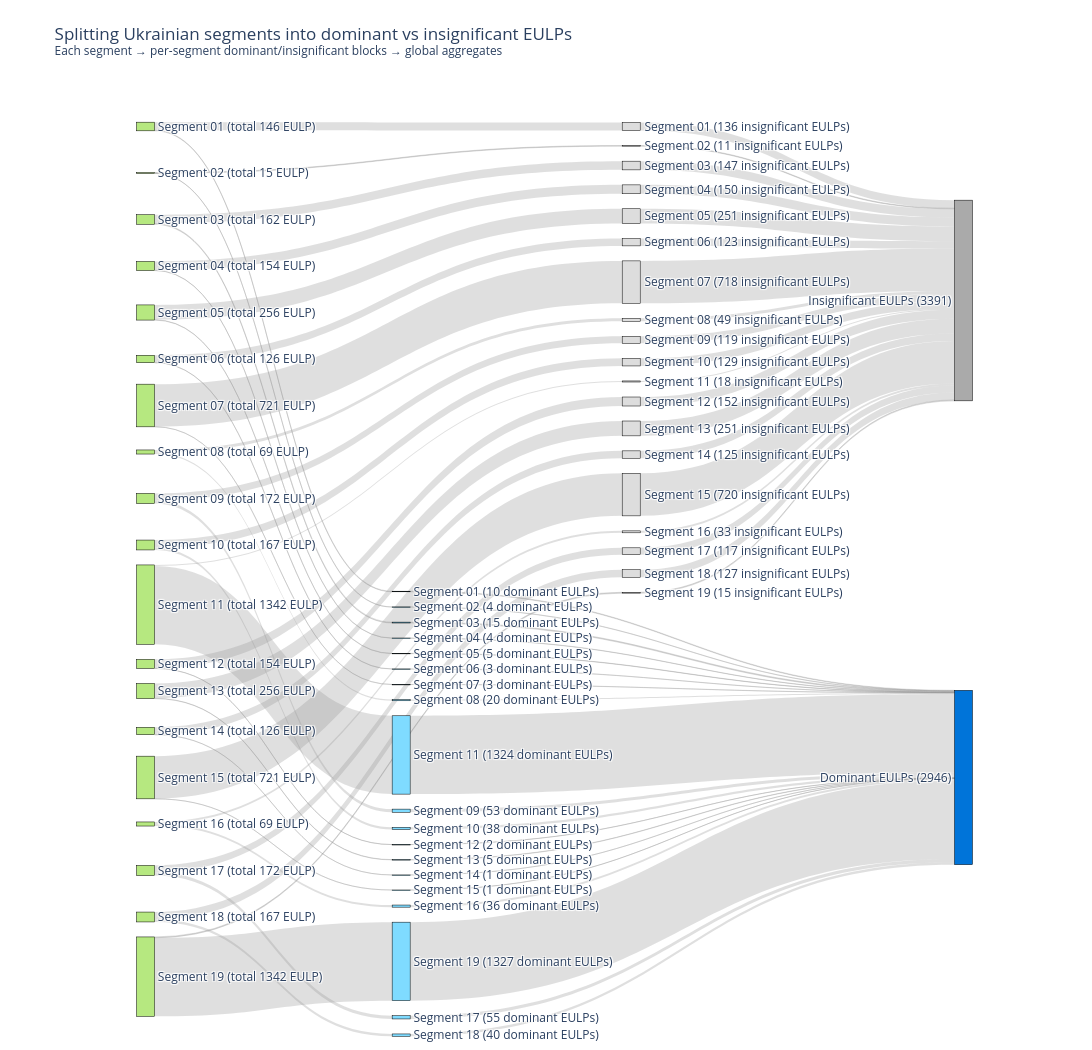

Here is the notebook cell this chart was saved with:
### Code cell
import plotly.graph_objects as go

# -------------------------------------------
# 1. Ukrainian segments and EULP statistics
# -------------------------------------------

ua_segment_labels = [
    "Segment 01",
    "Segment 02",
    "Segment 03",
    "Segment 04",
    "Segment 05",
    "Segment 06",
    "Segment 07",
    "Segment 08",
    "Segment 09",
    "Segment 10",
    "Segment 11",
    "Segment 12",
    "Segment 13",
    "Segment 14",
    "Segment 15",
    "Segment 16",
    "Segment 17",
    "Segment 18",
    "Segment 19",
]

# Total linked EULP per segment (from first Sankey)
total_eulp_counts = [
    146, 15, 162, 154, 256,
    126, 721, 69, 172, 167,
    1342, 154, 256, 126, 721,
    69, 172, 167, 1342
]

# EULP with non-zero / dominant weights per segment
nonzero_eulp_counts = [
    10, 4, 15, 4, 5,
    3, 3, 20, 53, 38,
    1324, 2, 5, 1, 1,
    36, 55, 40, 1327
]

assert len(ua_segment_labels) == 19
assert len(total_eulp_counts) == 19
assert len(nonzero_eulp_counts) == 19

# EULP with zero / insignificant weights per segment
zero_eulp_counts = [
    total - nz for total, nz in zip(total_eulp_counts, nonzero_eulp_counts)
]

total_nonzero = sum(nonzero_eulp_counts)  # dominant EULPs
total_zero    = sum(zero_eulp_counts)     # insignificant EULPs
total_all     = sum(total_eulp_counts)    # 6,337 EULP

# ---------------------------
# 2. Nodes
# ---------------------------

n_segments = len(ua_segment_labels)

# 0..18 – segment nodes (left)
segment_node_labels = [
    f"{lbl}\n(total {cnt} EULP)"
    for lbl, cnt in zip(ua_segment_labels, total_eulp_counts)
]

# 19..37 – per-segment dominant (non-zero) nodes (middle, bottom group)
segment_nonzero_labels = [
    f"{lbl}\n({cnt} dominant EULPs)"
    for lbl, cnt in zip(ua_segment_labels, nonzero_eulp_counts)
]

# 38..56 – per-segment insignificant (zero / near-zero) nodes (middle, top group)
segment_zero_labels = [
    f"{lbl}\n({cnt} insignificant EULPs)"
    for lbl, cnt in zip(ua_segment_labels, zero_eulp_counts)
]

# 57..58 – aggregate nodes on the right
# 57 – bottom (dominant), 58 – top (insignificant)
aggregate_labels = [
    f"Dominant EULPs\n({total_nonzero})",       # 57 – bottom
    f"Insignificant EULPs\n({total_zero})",     # 58 – top
]

node_labels = (
    segment_node_labels +
    segment_nonzero_labels +
    segment_zero_labels +
    aggregate_labels
)

# customdata for hover
node_customdata = []

# Left segment nodes
for lbl, total, nz, z in zip(
    ua_segment_labels, total_eulp_counts,
    nonzero_eulp_counts, zero_eulp_counts
):
    node_customdata.append(
        f"{lbl}\n"
        f"Total linked EULP: {total:,d}\n"
        f"Dominant EULPs (non-zero / high weight): {nz:,d}\n"
        f"Insignificant EULPs (zero / near-zero weight): {z:,d}"
    )

# Middle dominant nodes
for lbl, nz in zip(ua_segment_labels, nonzero_eulp_counts):
    node_customdata.append(
        f"{lbl} – dominant EULPs\n"
        f"Non-zero / high-weight profiles that form ~98% of the segment mass\n"
        f"Count: {nz:,d}"
    )

# Middle insignificant nodes
for lbl, z in zip(ua_segment_labels, zero_eulp_counts):
    node_customdata.append(
        f"{lbl} – insignificant EULPs\n"
        f"Zero or near-zero weight profiles (~2% of the segment mass)\n"
        f"Count: {z:,d}"
    )

# Aggregate nodes
node_customdata.append(
    "Dominant EULPs across all segments\n"
    f"Total: {total_nonzero:,d} out of {total_all:,d} linked EULPs"
)
node_customdata.append(
    "Insignificant EULPs across all segments\n"
    f"Total: {total_zero:,d} out of {total_all:,d} linked EULPs"
)

# Colors
node_colors = (
    ["#B6E880"] * n_segments +       # left segments
    ["#7FDBFF"] * n_segments +       # middle dominant (bottom group)
    ["#DDDDDD"] * n_segments +       # middle insignificant (top group)
    ["#0074D9", "#AAAAAA"]           # right aggregates
)

# ---------------------------
# 3. Node positions (x, y)
# ---------------------------

# X-positions
segment_x = 0.03   # left column
nonzero_x = 0.33   # middle bottom
zero_x    = 0.60   # middle top
agg_x     = 0.99   # right column

# Left column: segments spread from top to bottom
step_left = 1.0 / (n_segments + 1)
segment_y_left = [(i + 1) * step_left for i in range(n_segments)]

# Middle top group: insignificant EULP (upper band ~0.05–0.40)
zero_start, zero_end = 0.05, 0.40
zero_step = (zero_end - zero_start) / (n_segments - 1)
zero_y_mid = [zero_start + i * zero_step for i in range(n_segments)]

# Middle bottom group: dominant EULP (lower band ~0.55–0.85)
nz_start, nz_end = 0.55, 0.85
nz_step = (nz_end - nz_start) / (n_segments - 1)
nonzero_y_mid = [nz_start + i * nz_step for i in range(n_segments)]

node_x = []
node_y = []

# segments (0..18)
for y in segment_y_left:
    node_x.append(segment_x)
    node_y.append(y)

# per-segment dominant nodes (19..37) – bottom group
for y in nonzero_y_mid:
    node_x.append(nonzero_x)
    node_y.append(y)

# per-segment insignificant nodes (38..56) – top group
for y in zero_y_mid:
    node_x.append(zero_x)
    node_y.append(y)

# aggregate nodes (57..58): dominant bottom, insignificant top
node_x += [agg_x, agg_x]
node_y += [0.75, 0.25]

# ---------------------------
# 4. Links
# ---------------------------

link_sources = []
link_targets = []
link_values  = []
link_custom  = []

nonzero_agg_idx = 3 * n_segments      # 57
zero_agg_idx    = 3 * n_segments + 1  # 58

for i, (lbl, nz, z) in enumerate(
    zip(ua_segment_labels, nonzero_eulp_counts, zero_eulp_counts)
):
    seg_idx = i
    nz_idx  = n_segments + i          # 19..37
    z_idx   = 2 * n_segments + i      # 38..56

    # Segment -> its dominant node (bottom middle)
    link_sources.append(seg_idx)
    link_targets.append(nz_idx)
    link_values.append(nz)
    link_custom.append(f"{lbl}: {nz:,d} dominant EULPs")

    # Segment -> its insignificant node (top middle)
    link_sources.append(seg_idx)
    link_targets.append(z_idx)
    link_values.append(z)
    link_custom.append(f"{lbl}: {z:,d} insignificant EULPs")

    # Dominant node -> aggregate dominant (bottom right)
    link_sources.append(nz_idx)
    link_targets.append(nonzero_agg_idx)
    link_values.append(nz)
    link_custom.append(f"{lbl} dominant EULPs flowing to aggregate node")

    # Insignificant node -> aggregate insignificant (top right)
    link_sources.append(z_idx)
    link_targets.append(zero_agg_idx)
    link_values.append(z)
    link_custom.append(f"{lbl} insignificant EULPs flowing to aggregate node")

link_colors = ["rgba(150,150,150,0.30)"] * len(link_values)

# ---------------------------
# 5. Build Sankey
# ---------------------------

fig = go.Figure(
    data=[
        go.Sankey(
            arrangement="snap",
            node=dict(
                pad=15,
                thickness=18,
                line=dict(color="black", width=0.5),
                label=node_labels,
                color=node_colors,
                customdata=node_customdata,
                hovertemplate="%{customdata}<extra></extra>",
                x=node_x,
                y=node_y,
            ),
            link=dict(
                source=link_sources,
                target=link_targets,
                value=link_values,
                color=link_colors,
                customdata=link_custom,
                hovertemplate="%{customdata}<br>"
                              "EULP count: %{value:,.0f}<extra></extra>",
            ),
        )
    ]
)

fig.update_layout(
    title_text=(
        "Splitting Ukrainian segments into dominant vs insignificant EULPs<br>"
        "<sup>Each segment → per-segment dominant/insignificant blocks → global aggregates</sup>"
    ),
    font=dict(size=12),
    width=1150,
    height=1050,
    margin=dict(l=120, r=120, t=80, b=40),
)

fig.show()

### Figure 1 — Plotly figure (JSON) as saved in the notebook; plotly's stock layout.template omitted (floating-point values rounded to 4 significant figures)
{"data": [{"arrangement": "snap", "link": {"color": ["rgba(150,150,150,0.30)", "rgba(150,150,150,0.30)", "rgba(150,150,150,0.30)", "rgba(150,150,150,0.30)", "rgba(150,150,150,0.30)", "rgba(150,150,150,0.30)", "rgba(150,150,150,0.30)", "rgba(150,150,150,0.30)", "rgba(150,150,150,0.30)", "rgba(150,150,150,0.30)", "rgba(150,150,150,0.30)", "rgba(150,150,150,0.30)", "rgba(150,150,150,0.30)", "rgba(150,150,150,0.30)", "rgba(150,150,150,0.30)", "rgba(150,150,150,0.30)", "rgba(150,150,150,0.30)", "rgba(150,150,150,0.30)", "rgba(150,150,150,0.30)", "rgba(150,150,150,0.30)", "rgba(150,150,150,0.30)", "rgba(150,150,150,0.30)", "rgba(150,150,150,0.30)", "rgba(150,150,150,0.30)", "rgba(150,150,150,0.30)", "rgba(150,150,150,0.30)", "rgba(150,150,150,0.30)", "rgba(150,150,150,0.30)", "rgba(150,150,150,0.30)", "rgba(150,150,150,0.30)", "rgba(150,150,150,0.30)", "rgba(150,150,150,0.30)", "rgba(150,150,150,0.30)", "rgba(150,150,150,0.30)", "rgba(150,150,150,0.30)", "rgba(150,150,150,0.30)", "rgba(150,150,150,0.30)", "rgba(150,150,150,0.30)", "rgba(150,150,150,0.30)", "rgba(150,150,150,0.30)", "rgba(150,150,150,0.30)", "rgba(150,150,150,0.30)", "rgba(150,150,150,0.30)", "rgba(150,150,150,0.30)", "rgba(150,150,150,0.30)", "rgba(150,150,150,0.30)", "rgba(150,150,150,0.30)", "rgba(150,150,150,0.30)", "rgba(150,150,150,0.30)", "rgba(150,150,150,0.30)", "rgba(150,150,150,0.30)", "rgba(150,150,150,0.30)", "rgba(150,150,150,0.30)", "rgba(150,150,150,0.30)", "rgba(150,150,150,0.30)", "rgba(150,150,150,0.30)", "rgba(150,150,150,0.30)", "rgba(150,150,150,0.30)", "rgba(150,150,150,0.30)", "rgba(150,150,150,0.30)", "rgba(150,150,150,0.30)", "rgba(150,150,150,0.30)", "rgba(150,150,150,0.30)", "rgba(150,150,150,0.30)", "rgba(150,150,150,0.30)", "rgba(150,150,150,0.30)", "rgba(150,150,150,0.30)", "rgba(150,150,150,0.30)", "rgba(150,150,150,0.30)", "rgba(150,150,150,0.30)", "rgba(150,150,150,0.30)", "rgba(150,150,150,0.30)", "rgba(150,150,150,0.30)", "rgba(150,150,150,0.30)", "rgba(150,150,150,0.30)", "rgba(150,150,150,0.30)"], "customdata": ["Segment 01: 10 dominant EULPs", "Segment 01: 136 insignificant EULPs", "Segment 01 dominant EULPs flowing to aggregate node", "Segment 01 insignificant EULPs flowing to aggregate node", "Segment 02: 4 dominant EULPs", "Segment 02: 11 insignificant EULPs", "Segment 02 dominant EULPs flowing to aggregate node", "Segment 02 insignificant EULPs flowing to aggregate node", "Segment 03: 15 dominant EULPs", "Segment 03: 147 insignificant EULPs", "Segment 03 dominant EULPs flowing to aggregate node", "Segment 03 insignificant EULPs flowing to aggregate node", "Segment 04: 4 dominant EULPs", "Segment 04: 150 insignificant EULPs", "Segment 04 dominant EULPs flowing to aggregate node", "Segment 04 insignificant EULPs flowing to aggregate node", "Segment 05: 5 dominant EULPs", "Segment 05: 251 insignificant EULPs", "Segment 05 dominant EULPs flowing to aggregate node", "Segment 05 insignificant EULPs flowing to aggregate node", "Segment 06: 3 dominant EULPs", "Segment 06: 123 insignificant EULPs", "Segment 06 dominant EULPs flowing to aggregate node", "Segment 06 insignificant EULPs flowing to aggregate node", "Segment 07: 3 dominant EULPs", "Segment 07: 718 insignificant EULPs", "Segment 07 dominant EULPs flowing to aggregate node", "Segment 07 insignificant EULPs flowing to aggregate node", "Segment 08: 20 dominant EULPs", "Segment 08: 49 insignificant EULPs", "Segment 08 dominant EULPs flowing to aggregate node", "Segment 08 insignificant EULPs flowing to aggregate node", "Segment 09: 53 dominant EULPs", "Segment 09: 119 insignificant EULPs", "Segment 09 dominant EULPs flowing to aggregate node", "Segment 09 insignificant EULPs flowing to aggregate node", "Segment 10: 38 dominant EULPs", "Segment 10: 129 insignificant EULPs", "Segment 10 dominant EULPs flowing to aggregate node", "Segment 10 insignificant EULPs flowing to aggregate node", "Segment 11: 1,324 dominant EULPs", "Segment 11: 18 insignificant EULPs", "Segment 11 dominant EULPs flowing to aggregate node", "Segment 11 insignificant EULPs flowing to aggregate node", "Segment 12: 2 dominant EULPs", "Segment 12: 152 insignificant EULPs", "Segment 12 dominant EULPs flowing to aggregate node", "Segment 12 insignificant EULPs flowing to aggregate node", "Segment 13: 5 dominant EULPs", "Segment 13: 251 insignificant EULPs", "Segment 13 dominant EULPs flowing to aggregate node", "Segment 13 insignificant EULPs flowing to aggregate node", "Segment 14: 1 dominant EULPs", "Segment 14: 125 insignificant EULPs", "Segment 14 dominant EULPs flowing to aggregate node", "Segment 14 insignificant EULPs flowing to aggregate node", "Segment 15: 1 dominant EULPs", "Segment 15: 720 insignificant EULPs", "Segment 15 dominant EULPs flowing to aggregate node", "Segment 15 insignificant EULPs flowing to aggregate node", "Segment 16: 36 dominant EULPs", "Segment 16: 33 insignificant EULPs", "Segment 16 dominant EULPs flowing to aggregate node", "Segment 16 insignificant EULPs flowing to aggregate node", "Segment 17: 55 dominant EULPs", "Segment 17: 117 insignificant EULPs", "Segment 17 dominant EULPs flowing to aggregate node", "Segment 17 insignificant EULPs flowing to aggregate node", "Segment 18: 40 dominant EULPs", "Segment 18: 127 insignificant EULPs", "Segment 18 dominant EULPs flowing to aggregate node", "Segment 18 insignificant EULPs flowing to aggregate node", "Segment 19: 1,327 dominant EULPs", "Segment 19: 15 insignificant EULPs", "Segment 19 dominant EULPs flowing to aggregate node", "Segment 19 insignificant EULPs flowing to aggregate node"], "hovertemplate": "%{customdata}<br>EULP count: %{value:,.0f}<extra></extra>", "source": [0, 0, 19, 38, 1, 1, 20, 39, 2, 2, 21, 40, 3, 3, 22, 41, 4, 4, 23, 42, 5, 5, 24, 43, 6, 6, 25, 44, 7, 7, 26, 45, 8, 8, 27, 46, 9, 9, 28, 47, 10, 10, 29, 48, 11, 11, 30, 49, 12, 12, 31, 50, 13, 13, 32, 51, 14, 14, 33, 52, 15, 15, 34, 53, 16, 16, 35, 54, 17, 17, 36, 55, 18, 18, 37, 56], "target": [19, 38, 57, 58, 20, 39, 57, 58, 21, 40, 57, 58, 22, 41, 57, 58, 23, 42, 57, 58, 24, 43, 57, 58, 25, 44, 57, 58, 26, 45, 57, 58, 27, 46, 57, 58, 28, 47, 57, 58, 29, 48, 57, 58, 30, 49, 57, 58, 31, 50, 57, 58, 32, 51, 57, 58, 33, 52, 57, 58, 34, 53, 57, 58, 35, 54, 57, 58, 36, 55, 57, 58, 37, 56, 57, 58], "value": [10, 136, 10, 136, 4, 11, 4, 11, 15, 147, 15, 147, 4, 150, 4, 150, 5, 251, 5, 251, 3, 123, 3, 123, 3, 718, 3, 718, 20, 49, 20, 49, 53, 119, 53, 119, 38, 129, 38, 129, 1324, 18, 1324, 18, 2, 152, 2, 152, 5, 251, 5, 251, 1, 125, 1, 125, 1, 720, 1, 720, 36, 33, 36, 33, 55, 117, 55, 117, 40, 127, 40, 127, 1327, 15, 1327, 15]}, "node": {"color": ["#B6E880", "#B6E880", "#B6E880", "#B6E880", "#B6E880", "#B6E880", "#B6E880", "#B6E880", "#B6E880", "#B6E880", "#B6E880", "#B6E880", "#B6E880", "#B6E880", "#B6E880", "#B6E880", "#B6E880", "#B6E880", "#B6E880", "#7FDBFF", "#7FDBFF", "#7FDBFF", "#7FDBFF", "#7FDBFF", "#7FDBFF", "#7FDBFF", "#7FDBFF", "#7FDBFF", "#7FDBFF", "#7FDBFF", "#7FDBFF", "#7FDBFF", "#7FDBFF", "#7FDBFF", "#7FDBFF", "#7FDBFF", "#7FDBFF", "#7FDBFF", "#DDDDDD", "#DDDDDD", "#DDDDDD", "#DDDDDD", "#DDDDDD", "#DDDDDD", "#DDDDDD", "#DDDDDD", "#DDDDDD", "#DDDDDD", "#DDDDDD", "#DDDDDD", "#DDDDDD", "#DDDDDD", "#DDDDDD", "#DDDDDD", "#DDDDDD", "#DDDDDD", "#DDDDDD", "#0074D9", "#AAAAAA"], "customdata": ["Segment 01\nTotal linked EULP: 146\nDominant EULPs (non-zero / high weight): 10\nInsignificant EULPs (zero / near-zero weight): 136", "Segment 02\nTotal linked EULP: 15\nDominant EULPs (non-zero / high weight): 4\nInsignificant EULPs (zero / near-zero weight): 11", "Segment 03\nTotal linked EULP: 162\nDominant EULPs (non-zero / high weight): 15\nInsignificant EULPs (zero / near-zero weight): 147", "Segment 04\nTotal linked EULP: 154\nDominant EULPs (non-zero / high weight): 4\nInsignificant EULPs (zero / near-zero weight): 150", "Segment 05\nTotal linked EULP: 256\nDominant EULPs (non-zero / high weight): 5\nInsignificant EULPs (zero / near-zero weight): 251", "Segment 06\nTotal linked EULP: 126\nDominant EULPs (non-zero / high weight): 3\nInsignificant EULPs (zero / near-zero weight): 123", "Segment 07\nTotal linked EULP: 721\nDominant EULPs (non-zero / high weight): 3\nInsignificant EULPs (zero / near-zero weight): 718", "Segment 08\nTotal linked EULP: 69\nDominant EULPs (non-zero / high weight): 20\nInsignificant EULPs (zero / near-zero weight): 49", "Segment 09\nTotal linked EULP: 172\nDominant EULPs (non-zero / high weight): 53\nInsignificant EULPs (zero / near-zero weight): 119", "Segment 10\nTotal linked EULP: 167\nDominant EULPs (non-zero / high weight): 38\nInsignificant EULPs (zero / near-zero weight): 129", "Segment 11\nTotal linked EULP: 1,342\nDominant EULPs (non-zero / high weight): 1,324\nInsignificant EULPs (zero / near-zero weight): 18", "Segment 12\nTotal linked EULP: 154\nDominant EULPs (non-zero / high weight): 2\nInsignificant EULPs (zero / near-zero weight): 152", "Segment 13\nTotal linked EULP: 256\nDominant EULPs (non-zero / high weight): 5\nInsignificant EULPs (zero / near-zero weight): 251", "Segment 14\nTotal linked EULP: 126\nDominant EULPs (non-zero / high weight): 1\nInsignificant EULPs (zero / near-zero weight): 125", "Segment 15\nTotal linked EULP: 721\nDominant EULPs (non-zero / high weight): 1\nInsignificant EULPs (zero / near-zero weight): 720", "Segment 16\nTotal linked EULP: 69\nDominant EULPs (non-zero / high weight): 36\nInsignificant EULPs (zero / near-zero weight): 33", "Segment 17\nTotal linked EULP: 172\nDominant EULPs (non-zero / high weight): 55\nInsignificant EULPs (zero / near-zero weight): 117", "Segment 18\nTotal linked EULP: 167\nDominant EULPs (non-zero / high weight): 40\nInsignificant EULPs (zero / near-zero weight): 127", "Segment 19\nTotal linked EULP: 1,342\nDominant EULPs (non-zero / high weight): 1,327\nInsignificant EULPs (zero / near-zero weight): 15", "Segment 01 – dominant EULPs\nNon-zero / high-weight profiles that form ~98% of the segment mass\nCount: 10", "Segment 02 – dominant EULPs\nNon-zero / high-weight profiles that form ~98% of the segment mass\nCount: 4", "Segment 03 – dominant EULPs\nNon-zero / high-weight profiles that form ~98% of the segment mass\nCount: 15", "Segment 04 – dominant EULPs\nNon-zero / high-weight profiles that form ~98% of the segment mass\nCount: 4", "Segment 05 – dominant EULPs\nNon-zero / high-weight profiles that form ~98% of the segment mass\nCount: 5", "Segment 06 – dominant EULPs\nNon-zero / high-weight profiles that form ~98% of the segment mass\nCount: 3", "Segment 07 – dominant EULPs\nNon-zero / high-weight profiles that form ~98% of the segment mass\nCount: 3", "Segment 08 – dominant EULPs\nNon-zero / high-weight profiles that form ~98% of the segment mass\nCount: 20", "Segment 09 – dominant EULPs\nNon-zero / high-weight profiles that form ~98% of the segment mass\nCount: 53", "Segment 10 – dominant EULPs\nNon-zero / high-weight profiles that form ~98% of the segment mass\nCount: 38", "Segment 11 – dominant EULPs\nNon-zero / high-weight profiles that form ~98% of the segment mass\nCount: 1,324", "Segment 12 – dominant EULPs\nNon-zero / high-weight profiles that form ~98% of the segment mass\nCount: 2", "Segment 13 – dominant EULPs\nNon-zero / high-weight profiles that form ~98% of the segment mass\nCount: 5", "Segment 14 – dominant EULPs\nNon-zero / high-weight profiles that form ~98% of the segment mass\nCount: 1", "Segment 15 – dominant EULPs\nNon-zero / high-weight profiles that form ~98% of the segment mass\nCount: 1", "Segment 16 – dominant EULPs\nNon-zero / high-weight profiles that form ~98% of the segment mass\nCount: 36", "Segment 17 – dominant EULPs\nNon-zero / high-weight profiles that form ~98% of the segment mass\nCount: 55", "Segment 18 – dominant EULPs\nNon-zero / high-weight profiles that form ~98% of the segment mass\nCount: 40", "Segment 19 – dominant EULPs\nNon-zero / high-weight profiles that form ~98% of the segment mass\nCount: 1,327", "Segment 01 – insignificant EULPs\nZero or near-zero weight profiles (~2% of the segment mass)\nCount: 136", "Segment 02 – insignificant EULPs\nZero or near-zero weight profiles (~2% of the segment mass)\nCount: 11", "Segment 03 – insignificant EULPs\nZero or near-zero weight profiles (~2% of the segment mass)\nCount: 147", "Segment 04 – insignificant EULPs\nZero or near-zero weight profiles (~2% of the segment mass)\nCount: 150", "Segment 05 – insignificant EULPs\nZero or near-zero weight profiles (~2% of the segment mass)\nCount: 251", "Segment 06 – insignificant EULPs\nZero or near-zero weight profiles (~2% of the segment mass)\nCount: 123", "Segment 07 – insignificant EULPs\nZero or near-zero weight profiles (~2% of the segment mass)\nCount: 718", "Segment 08 – insignificant EULPs\nZero or near-zero weight profiles (~2% of the segment mass)\nCount: 49", "Segment 09 – insignificant EULPs\nZero or near-zero weight profiles (~2% of the segment mass)\nCount: 119", "Segment 10 – insignificant EULPs\nZero or near-zero weight profiles (~2% of the segment mass)\nCount: 129", "Segment 11 – insignificant EULPs\nZero or near-zero weight profiles (~2% of the segment mass)\nCount: 18", "Segment 12 – insignificant EULPs\nZero or near-zero weight profiles (~2% of the segment mass)\nCount: 152", "Segment 13 – insignificant EULPs\nZero or near-zero weight profiles (~2% of the segment mass)\nCount: 251", "Segment 14 – insignificant EULPs\nZero or near-zero weight profiles (~2% of the segment mass)\nCount: 125", "Segment 15 – insignificant EULPs\nZero or near-zero weight profiles (~2% of the segment mass)\nCount: 720", "Segment 16 – insignificant EULPs\nZero or near-zero weight profiles (~2% of the segment mass)\nCount: 33", "Segment 17 – insignificant EULPs\nZero or near-zero weight profiles (~2% of the segment mass)\nCount: 117", "Segment 18 – insignificant EULPs\nZero or near-zero weight profiles (~2% of the segment mass)\nCount: 127", "Segment 19 – insignificant EULPs\nZero or near-zero weight profiles (~2% of the segment mass)\nCount: 15", "Dominant EULPs across all segments\nTotal: 2,946 out of 6,337 linked EULPs", "Insignificant EULPs across all segments\nTotal: 3,391 out of 6,337 linked EULPs"], "hovertemplate": "%{customdata}<extra></extra>", "label": ["Segment 01\n(total 146 EULP)", "Segment 02\n(total 15 EULP)", "Segment 03\n(total 162 EULP)", "Segment 04\n(total 154 EULP)", "Segment 05\n(total 256 EULP)", "Segment 06\n(total 126 EULP)", "Segment 07\n(total 721 EULP)", "Segment 08\n(total 69 EULP)", "Segment 09\n(total 172 EULP)", "Segment 10\n(total 167 EULP)", "Segment 11\n(total 1342 EULP)", "Segment 12\n(total 154 EULP)", "Segment 13\n(total 256 EULP)", "Segment 14\n(total 126 EULP)", "Segment 15\n(total 721 EULP)", "Segment 16\n(total 69 EULP)", "Segment 17\n(total 172 EULP)", "Segment 18\n(total 167 EULP)", "Segment 19\n(total 1342 EULP)", "Segment 01\n(10 dominant EULPs)", "Segment 02\n(4 dominant EULPs)", "Segment 03\n(15 dominant EULPs)", "Segment 04\n(4 dominant EULPs)", "Segment 05\n(5 dominant EULPs)", "Segment 06\n(3 dominant EULPs)", "Segment 07\n(3 dominant EULPs)", "Segment 08\n(20 dominant EULPs)", "Segment 09\n(53 dominant EULPs)", "Segment 10\n(38 dominant EULPs)", "Segment 11\n(1324 dominant EULPs)", "Segment 12\n(2 dominant EULPs)", "Segment 13\n(5 dominant EULPs)", "Segment 14\n(1 dominant EULPs)", "Segment 15\n(1 dominant EULPs)", "Segment 16\n(36 dominant EULPs)", "Segment 17\n(55 dominant EULPs)", "Segment 18\n(40 dominant EULPs)", "Segment 19\n(1327 dominant EULPs)", "Segment 01\n(136 insignificant EULPs)", "Segment 02\n(11 insignificant EULPs)", "Segment 03\n(147 insignificant EULPs)", "Segment 04\n(150 insignificant EULPs)", "Segment 05\n(251 insignificant EULPs)", "Segment 06\n(123 insignificant EULPs)", "Segment 07\n(718 insignificant EULPs)", "Segment 08\n(49 insignificant EULPs)", "Segment 09\n(119 insignificant EULPs)", "Segment 10\n(129 insignificant EULPs)", "Segment 11\n(18 insignificant EULPs)", "Segment 12\n(152 insignificant EULPs)", "Segment 13\n(251 insignificant EULPs)", "Segment 14\n(125 insignificant EULPs)", "Segment 15\n(720 insignificant EULPs)", "Segment 16\n(33 insignificant EULPs)", "Segment 17\n(117 insignificant EULPs)", "Segment 18\n(127 insignificant EULPs)", "Segment 19\n(15 insignificant EULPs)", "Dominant EULPs\n(2946)", "Insignificant EULPs\n(3391)"], "line": {"color": "black", "width": 0.5}, "pad": 15, "thickness": 18, "x": [0.03, 0.03, 0.03, 0.03, 0.03, 0.03, 0.03, 0.03, 0.03, 0.03, 0.03, 0.03, 0.03, 0.03, 0.03, 0.03, 0.03, 0.03, 0.03, 0.33, 0.33, 0.33, 0.33, 0.33, 0.33, 0.33, 0.33, 0.33, 0.33, 0.33, 0.33, 0.33, 0.33, 0.33, 0.33, 0.33, 0.33, 0.33, 0.6, 0.6, 0.6, 0.6, 0.6, 0.6, 0.6, 0.6, 0.6, 0.6, 0.6, 0.6, 0.6, 0.6, 0.6, 0.6, 0.6, 0.6, 0.6, 0.99, 0.99], "y": [0.05, 0.1, 0.15, 0.2, 0.25, 0.3, 0.35, 0.4, 0.45, 0.5, 0.5641, 0.6279, 0.657, 0.7, 0.75, 0.8, 0.85, 0.9, 0.9641, 0.55, 0.5667, 0.5834, 0.6001, 0.6167, 0.6333, 0.65, 0.6669, 0.7857, 0.8047, 0.7257, 0.8221, 0.8385, 0.8548, 0.871, 0.8883, 1.008, 1.027, 0.9478, 0.05, 0.07081, 0.09196, 0.1175, 0.1464, 0.1745, 0.2173, 0.2579, 0.2793, 0.3034, 0.3242, 0.3457, 0.3747, 0.4028, 0.4458, 0.4858, 0.5068, 0.5306, 0.5513, 0.75, 0.2371]}, "type": "sankey"}], "layout": {"font": {"size": 12}, "height": 1050, "margin": {"b": 40, "l": 120, "r": 120, "t": 80}, "title": {"text": "Splitting Ukrainian segments into dominant vs insignificant EULPs<br><sup>Each segment → per-segment dominant/insignificant blocks → global aggregates</sup>"}, "width": 1150}}
